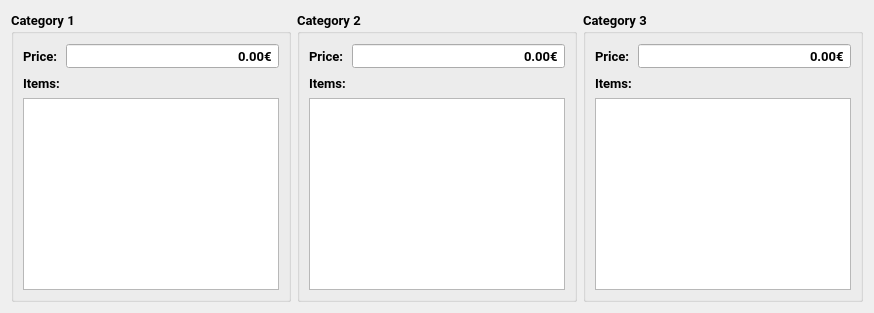
     <widget class="QWidget" name="categories_tab">
      <attribute name="title">
       <string>Categories</string>
      </attribute>
      <layout class="QHBoxLayout" name="horizontalLayout_7">
       <item>
        <widget class="QGroupBox" name="groupBox">
         <property name="font">
          <font>
           <family>Roboto</family>
           <pointsize>10</pointsize>
           <bold>true</bold>
          </font>
         </property>
         <property name="title">
          <string>Category 1</string>
         </property>
         <layout class="QFormLayout" name="formLayout">
          <item row="1" column="0">
           <widget class="QLabel" name="label_10">
            <property name="text">
             <string>Price:</string>
            </property>
           </widget>
          </item>
          <item row="2" column="0">
           <widget class="QLabel" name="label_13">
            <property name="text">
             <string>Items:</string>
            </property>
           </widget>
          </item>
          <item row="3" column="0" colspan="2">
           <widget class="QTextEdit" name="cat_1_item_edit"/>
          </item>
          <item row="1" column="1">
           <widget class="QDoubleSpinBox" name="cat_1_price_spin">
            <property name="alignment">
             <set>Qt::AlignmentFlag::AlignRight|Qt::AlignmentFlag::AlignTrailing|Qt::AlignmentFlag::AlignVCenter</set>
            </property>
            <property name="buttonSymbols">
             <enum>QAbstractSpinBox::ButtonSymbols::NoButtons</enum>
            </property>
            <property name="suffix">
             <string>€</string>
            </property>
           </widget>
          </item>
         </layout>
        </widget>
       </item>
       <item>
        <widget class="QGroupBox" name="groupBox_2">
         <property name="font">
          <font>
           <family>Roboto</family>
           <pointsize>10</pointsize>
           <bold>true</bold>
          </font>
         </property>
         <property name="title">
          <string>Category 2</string>
         </property>
         <layout class="QFormLayout" name="formLayout_2">
          <item row="0" column="0">
           <widget class="QLabel" name="label_11">
            <property name="text">
             <string>Price:</string>
            </property>
           </widget>
          </item>
          <item row="1" column="0">
           <widget class="QLabel" name="label_14">
            <property name="text">
             <string>Items:</string>
            </property>
           </widget>
          </item>
          <item row="2" column="0" colspan="2">
           <widget class="QTextEdit" name="cat_2_item_edit"/>
          </item>
          <item row="0" column="1">
           <widget class="QDoubleSpinBox" name="cat_2_price_spin">
            <property name="alignment">
             <set>Qt::AlignmentFlag::AlignRight|Qt::AlignmentFlag::AlignTrailing|Qt::AlignmentFlag::AlignVCenter</set>
            </property>
            <property name="buttonSymbols">
             <enum>QAbstractSpinBox::ButtonSymbols::NoButtons</enum>
            </property>
            <property name="suffix">
             <string>€</string>
            </property>
           </widget>
          </item>
         </layout>
        </widget>
       </item>
       <item>
        <widget class="QGroupBox" name="groupBox_3">
         <property name="font">
          <font>
           <family>Roboto</family>
           <pointsize>10</pointsize>
           <bold>true</bold>
          </font>
         </property>
         <property name="title">
          <string>Category 3</string>
         </property>
         <layout class="QFormLayout" name="formLayout_3">
          <item row="0" column="0">
           <widget class="QLabel" name="label_12">
            <property name="text">
             <string>Price:</string>
            </property>
           </widget>
          </item>
          <item row="1" column="0">
           <widget class="QLabel" name="label_15">
            <property name="text">
             <string>Items:</string>
            </property>
           </widget>
          </item>
          <item row="2" column="0" colspan="2">
           <widget class="QTextEdit" name="cat_3_item_edit"/>
          </item>
          <item row="0" column="1">
           <widget class="QDoubleSpinBox" name="cat_3_price_spin">
            <property name="alignment">
             <set>Qt::AlignmentFlag::AlignRight|Qt::AlignmentFlag::AlignTrailing|Qt::AlignmentFlag::AlignVCenter</set>
            </property>
            <property name="buttonSymbols">
             <enum>QAbstractSpinBox::ButtonSymbols::NoButtons</enum>
            </property>
            <property name="suffix">
             <string>€</string>
            </property>
           </widget>
          </item>
         </layout>
        </widget>
       </item>
      </layout>
     </widget>
